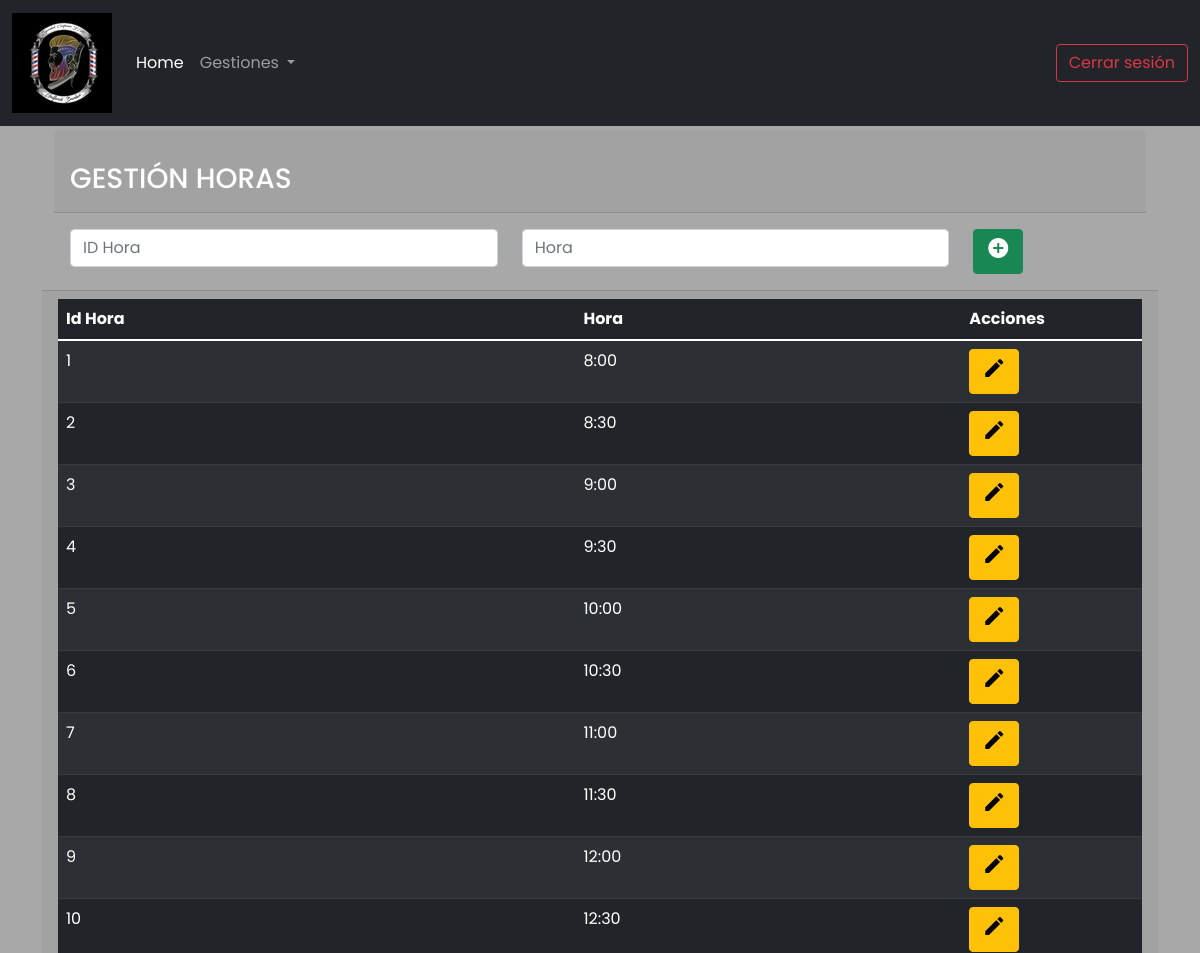
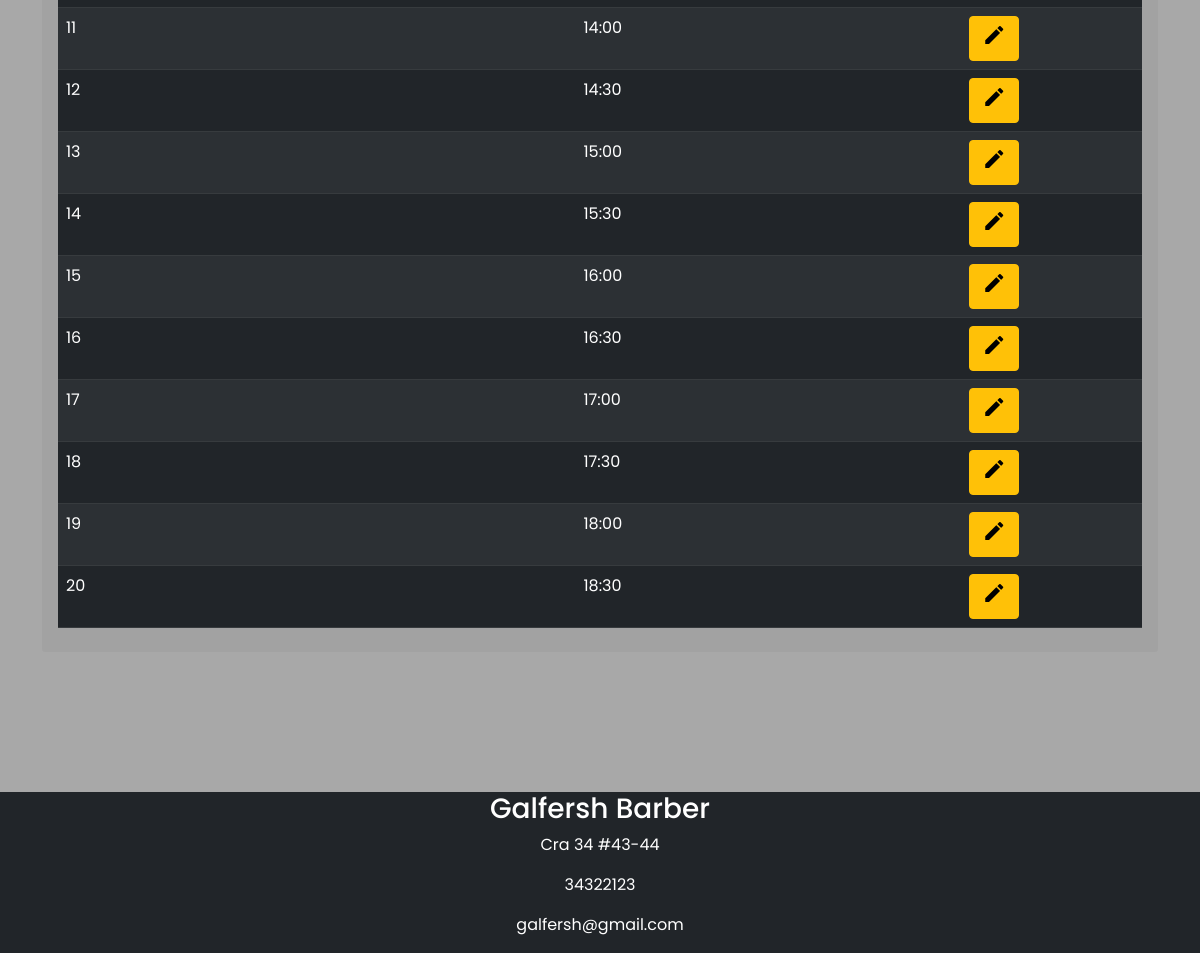
Page /horas/gestionH.php (signed in) on the committed database (2 pictures, top to bottom).
### tables this page shows
CREATE TABLE `horas` (
  `idHoras` int(11) NOT NULL,
  `descripcion` varchar(45) NOT NULL
);

### horas/gestionH.php (the view, shortened to what this page needs)
<?php
include("../Class/class_horas.php");
if (isset($_SESSION['usuario']) && $_SESSION['rol'] == 3 || $_SESSION['rol'] == 2) {
    echo "
    <script type = 'text/javascript'>
    Swal.fire({
        title: 'Error!',
        text: 'Usuario no autorizado',
        icon: 'error',
        showClass: {
            popup: 'animate__animated animate__fadeInDown'
          },
          hideClass: {
            popup: 'animate__animated animate__fadeOutUp'
          }
    }).then((result)=>{
            if(result.value){
                window.location ='../Home.php';
            }
        });
    </script>
";
} else {
?>
    <!doctype html>
    <html lang="es">
    <html>
    <head>
        <link rel="stylesheet" language="javascript" href="../bootstrap/css/bootstrap.min.css">
        <link rel="stylesheet" href="../sw/dist/sweetalert2.min.css">
        <link rel="stylesheet" href="../CSS/Style.css">
    </head>
    <body>
        <nav class="navbar navbar-dark bg-dark navbar-expand-lg fixed-top">
            <div class="container-fluid">
                <a class="navbar-brand" href="../Home.php">
                    <img src="../Images/LogoPequeño.jpg" alt="" width="100" height="100">
                </a>
                <div class="collapse navbar-collapse" id="navbarSupportedContent">
                    <ul class="navbar-nav me-auto mb-2 mb-lg-0">
                        <li class="nav-item">
                            <a class="nav-link active" aria-current="page" href="../Home.php">Home</a>
                        </li>
                        <div class="collapse navbar-collapse" id="navbarNavDarkDropdown2">
                            <ul class="navbar-nav">
                                <li class="nav-item dropdown">
                                    <a class="nav-link dropdown-toggle" href="#" id="nav2" role="button" data-bs-toggle="dropdown" aria-expanded="false">
                                        Gestiones
                                    </a>
                                </li>
                            </ul>
                        </div>
                    </ul>
                    <a type="button" class="btn btn-outline-danger" href="../logout.php">Cerrar sesión</a>
                </div>
            </div>
        </nav>
        <div class="container posicion-footer">
            <?php
            $horas = new horas();
            $reg = $horas->Mostrar();
            ?>
            <div class="posicion">
                <div class="container">
                <div class="card-header ">
                    <br>
                    <h3 class="text-white">GESTIÓN HORAS</h3>
                </div>
                    <div class=" card-body">
                        <div class="row">
                            <div class="col-md-5">
                                <form name="form" action="./insertH.php" method="POST">
                                    <input class="form-control" type="number" name="id" value="" min="0" placeholder="ID Hora">
                            </div>
                            <div class="col-md-5">
                                <input type="text" id="desc" name="horas" class="form-control" placeholder="Hora" Required>
                            </div>
                            <div class="col-md-2">
                                <button class="btn btn-success">
                                    <span class="material-icons">add_circle</span>
                                </button>
                            </div>
                        </div>
                    </div>
                </div>
                <div class="card-footer table-responsive">
                    <table class="table table-dark table-striped">
                        <thead>
                            <tr>
                                <th>Id Hora</th>
                                <th>Hora</th>
                                <th class="col-2">Acciones</th>
                            </tr>
                        </thead>
                        <?php
                        for ($i = 0; $i < count($reg); $i++) {
                            echo "<tr>";
                            echo "<td>" . $reg[$i]['idHoras'] . "</td>";
                            echo "<td>" . $reg[$i]['descripcion'] . "</td>";
                        ?>
                            <td class="col-2">
                                <button class="btn btn-warning" onclick=window.location="./editarD.php?idhoras=<?php echo $reg[$i]['idHoras']; ?>">
                                    <span class="material-icons">mode_edit</span>
                                </button>
                            </td>
                            </tr>
                        <?php
                        }
                        ?>
                    </table>
                </div>
            </div>
        </div>
        <footer class="bg bg-dark text-white">
            <div class="row">
                <div class="centrar">
                    <address>
                        <h3>Galfersh Barber</h3>
                        <p> <span class="oi oi-home footer-address-icon"></span>Cra 34 #43-44</p>
                        <p><span class="oi oi-phone footer-address-icon"></span>34322123</p>
                        <p><span class="oi oi-inbox footer-address-icon"></span>galfersh@gmail.com</p>
                    </address>
                </div>
            </div>
        </footer>
    </body>
    </html>
<?php
}
?>

### CSS/Style.css (style rules this page uses)
.centrar { justify-content: center; text-align: center; }
nav { position: fixed; }
* { font-family: 'Josefin Sans', sans-serif; font-family: 'Outfit', sans-serif; font-family: 'Poppins', sans-serif; }
.posicion { margin-top: 130px; margin-bottom: 0px; }
.posicion-footer { margin-top: 0px; margin-bottom: 140px; }
body { background-color: #A8A8A8; font-family: 'Roboto', sans-serif; }

### rows in the picture
horas: idHoras "1", descripcion "8:00"
horas: idHoras "2", descripcion "8:30"
horas: idHoras "3", descripcion "9:00"
horas: idHoras "4", descripcion "9:30"
horas: idHoras "5", descripcion "10:00"
horas: idHoras "6", descripcion "10:30"
horas: idHoras "7", descripcion "11:00"
horas: idHoras "8", descripcion "11:30"
horas: idHoras "9", descripcion "12:00"
horas: idHoras "10", descripcion "12:30"
horas: idHoras "11", descripcion "14:00"
horas: idHoras "12", descripcion "14:30"
horas: idHoras "13", descripcion "15:00"
horas: idHoras "14", descripcion "15:30"
horas: idHoras "15", descripcion "16:00"
horas: idHoras "16", descripcion "16:30"
horas: idHoras "17", descripcion "17:00"
horas: idHoras "18", descripcion "17:30"
horas: idHoras "19", descripcion "18:00"
horas: idHoras "20", descripcion "18:30"
